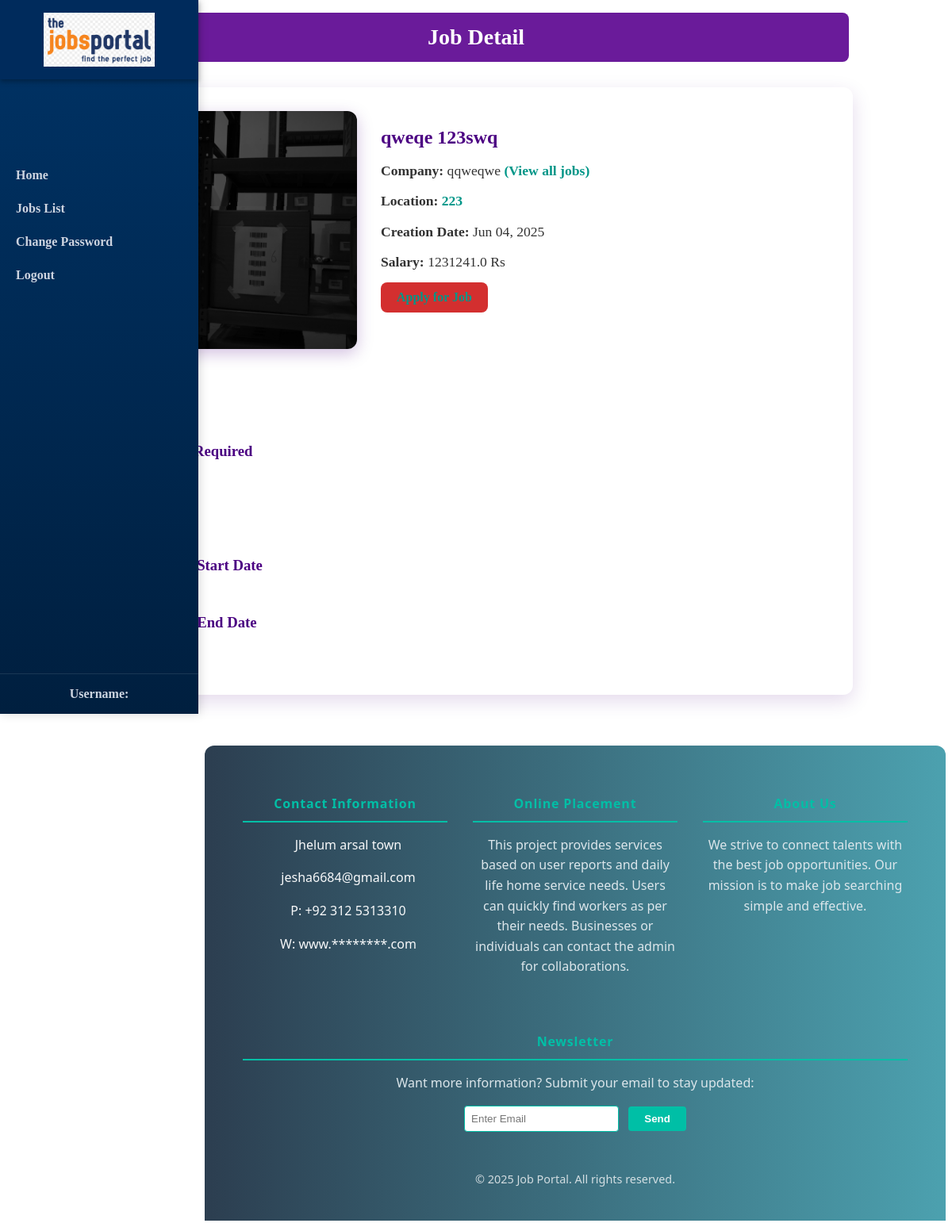
Page /job_detail/7/ on the committed database.
### job/models.py (models this page shows, shortened)
class Job(models.Model):
    recruiter = models.ForeignKey(Recruiter, on_delete=models.CASCADE)
    title = models.CharField(max_length=150)
    start_date = models.DateField()
    end_date = models.DateField()
    image = models.FileField(null=True)
    salary = models.FloatField()
    description = models.CharField(max_length=300)
    experience = models.CharField(max_length=15)
    skill = models.CharField(max_length=250)
    location = models.CharField(max_length=100, default='null')
    creationdate = models.DateField()

class Recruiter(models.Model):
    user = models.ForeignKey(User, on_delete=models.CASCADE)
    mobile = models.CharField(max_length=15, null=True)
    image = models.FileField(null=True)
    gender = models.CharField(max_length=15, null=True)
    type = models.CharField(max_length=15, null=True)
    company = models.CharField(max_length=150, null=True)
    status = models.CharField(max_length=25, null=True)

### job/views.py (the view)
# urls.py: path('job_detail/<int:pid>/', views.job_detail, name='job_detail'),
def job_detail(request, pid):
    job = Job.objects.get(id=pid)
    d = {'job':job}
    return render(request, 'job_detail.html', d)

### job/templates/job_detail.html (shortened to what this page needs)
{% load static %}
{% block body %}
{% include 'nava.html' %}
<div class="page-header" role="heading" aria-level="1">
  Job Detail
</div>
<div class="job-detail-container">
  <img src="{{ job.image.url }}" alt="{{ job.title }}" class="job-image" />
  <div class="job-info">
    <h2>{{ job.title }}</h2>
    <p><b>Company:</b> {{ job.recruiter.company }} <a href="{% url 'user_latestjob' %}">(View all jobs)</a></p>
    <p><b>Location:</b> <a href="#">{{ job.location }}</a></p>
    <p><b>Creation Date:</b> {{ job.creationdate|date:"M d, Y" }}</p>
    <p><b>Salary:</b> {{ job.salary }} Rs</p>
    <a href="{% url 'applyforjob' job.id %}" class="btn-apply" role="button" aria-label="Apply for {{ job.title }}">Apply for Job</a>
  </div>
  <div class="job-extra" aria-label="Job additional details">
    <h3>Overview</h3>
    <p>{{ job.description }}</p>
    <h3>Experience Required</h3>
    <p>{{ job.experience }}</p>
    <h3>Skills</h3>
    <p>{{ job.skill }}</p>
    <h3>Application Start Date</h3>
    <p>{{ job.start_date|date:"M d, Y" }}</p>
    <h3>Application End Date</h3>
    <p>{{ job.end_date|date:"M d, Y" }}</p>
  </div>
</div>
{% include 'footer.html' %}
{% endblock %}

### job/templates/job_detail.html (style rules this page uses)
.page-header { font-size: 28px; font-weight: 700; color: #4B0082; background-color: #6a1b9a; padding: 15px 20px; border-radius: 8px; margin: 1rem auto 2rem; max-width: 900px; text-align: center; color: white; user-select: none; }
.job-detail-container { max-width: 900px; margin: 0 auto 4rem; background-color: #fff; padding: 30px 25px; border-radius: 12px; box-shadow: 0 8px 24px rgba(75, 0, 130, 0.15); display: flex; flex-wrap: wrap; gap: 30px; color: #333; }
.job-image { flex: 0 0 300px; width: 100%; height: 300px; object-fit: cover; border-radius: 12px; box-shadow: 0 6px 20px rgba(75, 0, 130, 0.25); }
.job-info { flex: 1 1 400px; }
.job-info h2 { font-weight: 700; color: #4B0082; margin-bottom: 10px; }
.job-info p { margin-bottom: 15px; font-size: 1.1rem; }
.job-info b { font-weight: 700; }
.job-info a { color: #009688; text-decoration: none; font-weight: 600; }
.job-extra { flex: 0 0 250px; width: 100%; }
.job-extra h3 { color: #4B0082; font-weight: 700; margin-top: 1rem; margin-bottom: 0.5rem; }
.btn-apply { background-color: #d32f2f; color: white; font-weight: 600; padding: 10px 20px; border-radius: 8px; text-decoration: none; display: inline-block; transition: background-color 0.3s ease; }

### rows in the picture
Job: image (picture), title "qweqe 123swq", recruiter.company "qqweqwe", location "223", creationdate "Jun 04, 2025", salary "1231241.0"

### other values in the picture
{{ year|default:"2025" }} "2025"
